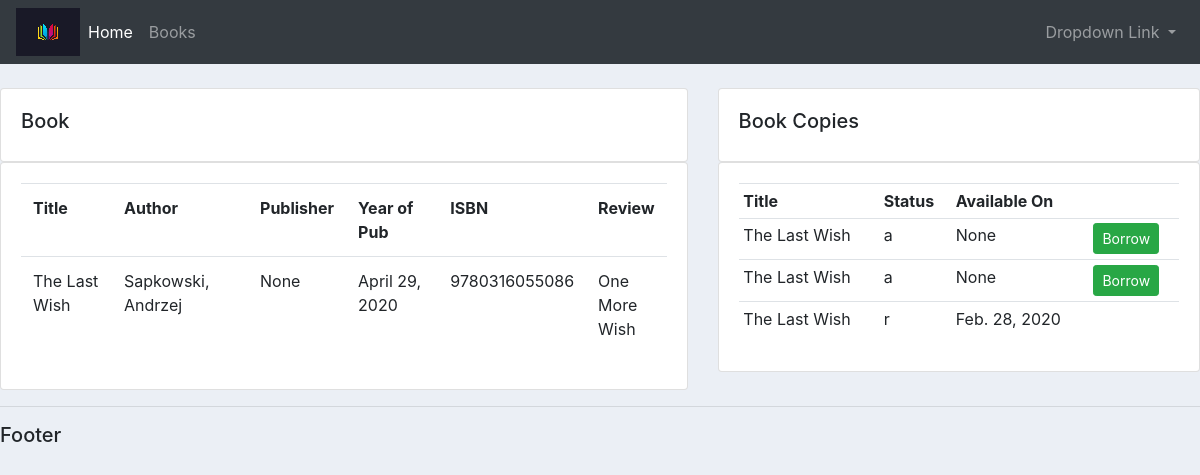
/catalog/books/3/, run on an earlier commit of the app's database.
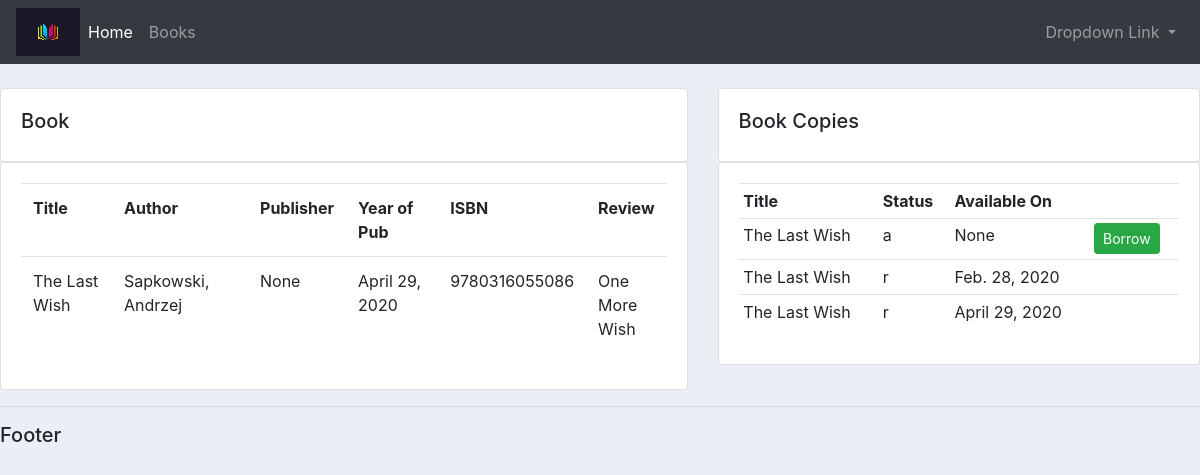
And on a later commit of the database.
### catalog/models.py (models this page shows, shortened)
class BookInstance(models.Model):
	id = models.UUIDField(primary_key=True, default=uuid.uuid4, help_text='Unique ID')
	book = models.ForeignKey('Book', on_delete=models.SET_NULL, null=True)
	due_back = models.DateField(null=True, blank=True)
	LOAN_STATUS = (('a', 'Available'),
		('r', 'Reserved'),)
	status = models.CharField(max_length=1,
		choices= LOAN_STATUS,
		blank = True,
		default = 'm',
		help_text = 'Book Availability',)
	class Meta:
		ordering = ['due_back']

class Book(models.Model):
    title = models.CharField(max_length=200)
    author = models.ForeignKey('Author', on_delete=models.SET_NULL, null = True)
    summary = models.TextField(max_length=1000, help_text='Enter a brief description of the book')
    isbn = models.CharField('ISBN', max_length=13, help_text='13 Character ISBN Number')
    review = models.TextField(max_length=1000, help_text='Give the book a review', null = True, blank=True)
    publisher = models.ForeignKey('Publisher', on_delete=models.SET_NULL, null=True, blank = True)
    yearPub = models.DateField(null=True, )

### catalog/views.py (the view)
# urls.py: path('books/<str:pk>/', views.booksID, name= 'instance'),
def booksID(request, pk):
    book = Book.objects.get(id=pk)
    instance = BookInstance.objects.filter(book=pk)
    context = {'book':book, 'instance':instance}
    return render(request, 'catalog/bookinstance.html', context)

### catalog/models.py (called while the page is built)
	def __str__(self):
		return f'{self.last_name}, {self.first_name}'

### catalog/templates/catalog/bookinstance.html
{% extends 'catalog/main.html'%}
{% block content%}
<br />
<div class="row">
    <div class="col-md-7">
        <div class="card card-body">
            <h5>Book</h5>
        </div>
        <div class="card card-body">
            <table class="table">
                <tr>
                    <th>Title</th>
                    <th>Author</th>
                    <th>Publisher</th>
                    <th>Year of Pub</th>
                    <th>ISBN</th>
                    <th>Review</th>
                </tr>
                <tr>
                    <td><a>{{book.title}}</a></td>
                    <td>{{book.author}}</td>
                    <td>{{book.publisher}}</td>
                    <td>{{book.yearPub}}</td>
                    <td>{{book.isbn}}</td>
                    <td width="45px">{{book.review}}</td>
                </tr>
            </table>
        </div>
    </div>
    <div class="col-md-5">
        <div class="card card-body">
            <h5>Book Copies</h5>
        </div>
        <div class="card card-body">
            <table class="table table-sm">
                <tr>
                    <th>Title</th>
                    <th>Status</th>
                    <th>Available On</th>
                    <th></th>
                </tr>
                {% for i in instance %}
                <tr>
                    <td>{{i.book.title}}</td>
                    <td>{{i.status}}</td>
                    <td>{{i.due_back}}</td>
                    {% if i.status == 'a' %}
                    <td><a href="{% url 'reserve' i.id %}" class="btn btn-sm btn-success">Borrow</a></td>
                    {% else %}
                    <td></td>
                    {% endif %}
                </tr>
                {% endfor %}
            </table>
        </div>
    </div>
</div>
{% endblock content%}

What changed in the data, as far as the page shows it:
shown differently, row unchanged: BookInstance "Feb. 28, 2020": moves up the list
changed BookInstance: status "a" → "r"; due_back "None" → "April 29, 2020"; no longer shows "Borrow"
